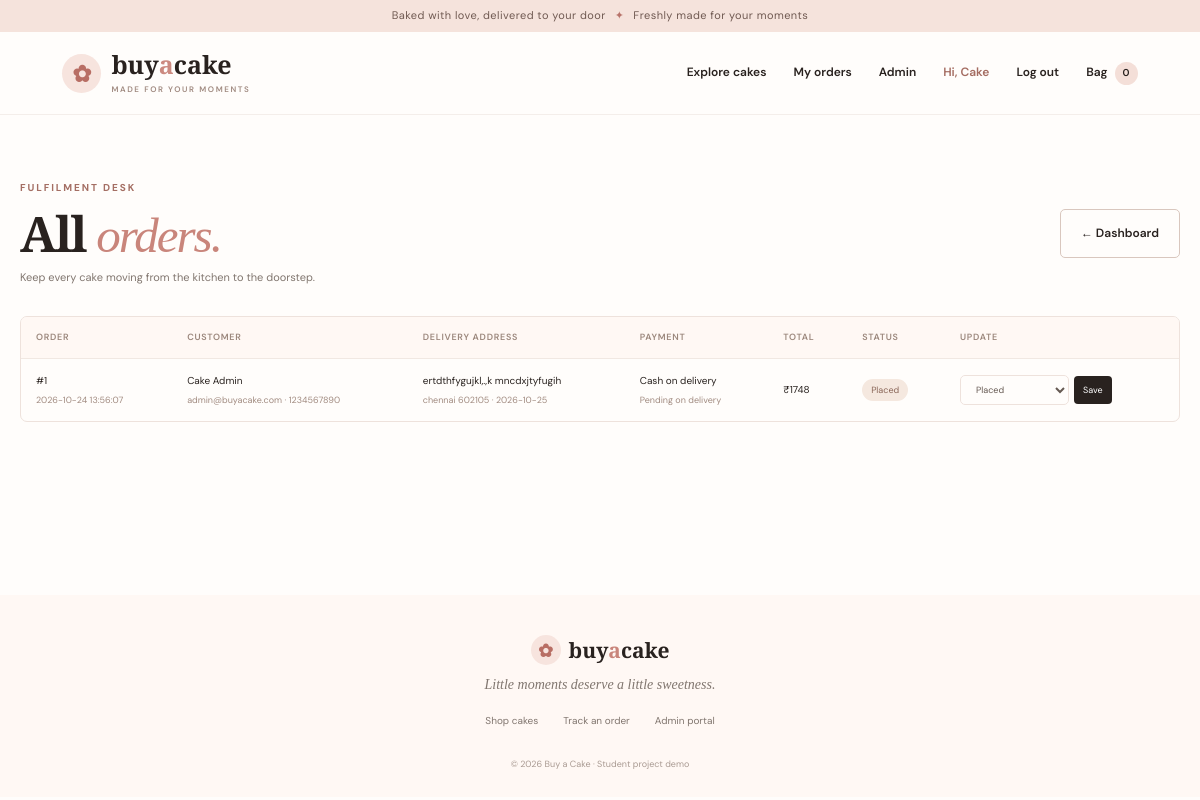
Page /admin/orders (signed in) on the committed database.
### tables this page shows
CREATE TABLE users(id INTEGER PRIMARY KEY AUTOINCREMENT, name TEXT NOT NULL, email TEXT UNIQUE NOT NULL, password TEXT NOT NULL, role TEXT NOT NULL DEFAULT 'customer');

CREATE TABLE orders(id INTEGER PRIMARY KEY AUTOINCREMENT, user_id INTEGER NOT NULL, customer_name TEXT NOT NULL, email TEXT NOT NULL, phone TEXT NOT NULL, address TEXT NOT NULL, city TEXT NOT NULL, postal_code TEXT NOT NULL, delivery_date TEXT NOT NULL, message TEXT, payment_method TEXT NOT NULL, payment_status TEXT NOT NULL, status TEXT NOT NULL DEFAULT 'Placed', total REAL NOT NULL, created_at TEXT NOT NULL, FOREIGN KEY(user_id) REFERENCES users(id));

### app.py (the view)
@app.route('/admin/orders')
@admin_required
def admin_orders():
    with db() as c: orders=c.execute('SELECT * FROM orders ORDER BY id DESC').fetchall()
    return render_template('admin_orders.html',orders=orders)

### app.py (called while the page is built)
def db():
    conn = sqlite3.connect(DB_PATH)
    conn.row_factory = sqlite3.Row
    conn.execute('PRAGMA foreign_keys = ON')
    return conn

def current_user():
    if 'user_id' not in session: return None
    with db() as c: return c.execute('SELECT * FROM users WHERE id=?', (session['user_id'],)).fetchone()

def admin_required(fn):
    @wraps(fn)
    def wrapper(*args, **kwargs):
        u=current_user()
        if not u or u['role']!='admin': abort(403)
        return fn(*args, **kwargs)
    return wrapper

@app.context_processor
def inject_globals():
    return {'user': current_user(), 'cart_count': sum(int(x.get('quantity',1)) for x in session.get('cart',[])), 'currency': '₹', 'today': datetime.now().strftime('%Y-%m-%d')}

### templates/admin_orders.html
{% extends 'base.html' %}{% block title %}Manage orders{% endblock %}{% block content %}<section class="page-wrap admin-wrap"><div class="admin-heading"><div><div class="eyebrow">FULFILMENT DESK</div><h1 class="page-title">All <em>orders.</em></h1><p>Keep every cake moving from the kitchen to the doorstep.</p></div><a class="btn btn-outline" href="{{ url_for('admin_dashboard') }}">← Dashboard</a></div><div class="admin-table-wrap"><div class="table-scroll"><table><thead><tr><th>Order</th><th>Customer</th><th>Delivery address</th><th>Payment</th><th>Total</th><th>Status</th><th>Update</th></tr></thead><tbody>{% for o in orders %}<tr><td>#{{ o.id }}<small>{{ o.created_at }}</small></td><td>{{ o.customer_name }}<small>{{ o.email }} · {{ o.phone }}</small></td><td>{{ o.address }}<small>{{ o.city }} {{ o.postal_code }} · {{ o.delivery_date }}</small></td><td>{{ o.payment_method }}<small>{{ o.payment_status }}</small></td><td>₹{{ '%.0f'|format(o.total) }}</td><td><span class="status-pill">{{ o.status }}</span></td><td><form class="status-form" method="post" action="{{ url_for('update_order_status',order_id=o.id) }}"><select name="status">{% for s in ['Placed','Confirmed','Preparing','Out for delivery','Delivered','Cancelled'] %}<option {% if o.status==s %}selected{% endif %}>{{ s }}</option>{% endfor %}</select><button class="mini-btn">Save</button></form></td></tr>{% else %}<tr><td colspan="7">No orders placed yet.</td></tr>{% endfor %}</tbody></table></div></div></section>{% endblock %}

### templates/base.html (shortened to what this page needs)
<!doctype html><html lang="en"><head><link rel="stylesheet" href="{{ url_for('static', filename='style.css') }}"></head><body><div class="topline">Baked with love, delivered to your door <span>✦</span> Freshly made for your moments</div><header class="site-header"><a class="brand" href="{{ url_for('home') }}"><span class="brand-icon">✿</span><span>buy<span class="brand-accent">a</span>cake<small>MADE FOR YOUR MOMENTS</small></span></a><nav><a href="{{ url_for('home') }}">Explore cakes</a>{% if user %}<a href="{{ url_for('my_orders') }}">My orders</a>{% if user['role']=='admin' %}<a href="{{ url_for('admin_dashboard') }}">Admin</a>{% endif %}<span class="nav-user">Hi, {{ user['name'].split(' ')[0] }}</span><a href="{{ url_for('logout') }}">Log out</a>{% else %}<a href="{{ url_for('login') }}">Log in</a><a class="nav-signup" href="{{ url_for('register') }}">Create account</a>{% endif %}<a class="cart-link" href="{{ url_for('cart') }}">Bag <span>{{ cart_count }}</span></a></nav></header><main>{% block content %}{% endblock %}</main><footer><div class="footer-brand"><span class="brand-icon">✿</span><span>buy<span class="brand-accent">a</span>cake</span></div><p>Little moments deserve a little sweetness.</p><div class="footer-links"><a href="{{ url_for('home') }}">Shop cakes</a><a href="{{ url_for('my_orders') }}">Track an order</a><a href="{{ url_for('admin_dashboard') }}">Admin portal</a></div><small>© 2026 Buy a Cake · Student project demo</small></footer></body></html>

### static/style.css (style rules this page uses)
:root { --ink:#29221f;--muted:#81766f;--pink:#e9a49b;--rose:#f7e4de;--cream:#fff8f4;--line:#eee2dc;--green:#597c63;--serif:'Playfair Display',Georgia,serif;--sans:'DM Sans',Arial,sans-serif }
* { box-sizing:border-box }
html { scroll-behavior:smooth }
body { margin:0;background:#fffdfb;color:var(--ink);font-family:var(--sans);font-size:14px;line-height:1.6 }
a { color:inherit;text-decoration:none }
button,input,select,textarea { font:inherit }
.topline { height:32px;background:#f5e3dc;text-align:center;font-size:11px;letter-spacing:.04em;color:#705a52;display:flex;align-items:center;justify-content:center;gap:9px }
.topline span { color:#b8746b }
.site-header { height:83px;display:flex;align-items:center;justify-content:space-between;padding:0 max(calc((100vw - 1190px)/2),5.2%);border-bottom:1px solid #f4eeea;background:rgba(255,253,251,.96);position:relative;z-index:5 }
.brand { display:flex;align-items:center;gap:10px;font-family:var(--serif);font-size:25px;font-weight:700;line-height:1 }
.brand-icon { display:grid;place-items:center;background:#f7e4de;color:#b86e64;border-radius:50%;width:39px;height:39px;font-size:23px }
.brand-accent { color:#cc8a80 }
.brand small { display:block;font:600 8px var(--sans);letter-spacing:.2em;color:#a08a80;margin-top:7px }
.site-header nav { display:flex;align-items:center;gap:27px;font-size:12px;font-weight:600 }
.nav-user { color:#a46c61 }
.cart-link { display:flex;align-items:center;gap:7px }
.cart-link span { display:grid;place-items:center;background:#f4dfd8;width:23px;height:23px;border-radius:50%;font-size:10px }
main { min-height:60vh }
.eyebrow { font-size:10px;letter-spacing:.19em;font-weight:700;color:#a46e63;display:flex;align-items:center;gap:9px }
.hero h1,.auth-art h2,.section-heading h2,.bottom-banner h2,.detail-copy h1,.auth-panel h1,.page-title,.confirmation h1 { font:600 clamp(42px,5.2vw,65px)/1.12 var(--serif);letter-spacing:-.04em;margin:22px 0 18px }
.hero h1 em,.section-heading h2 em,.detail-copy h1 em,.page-title em,.confirmation h1 em,.auth-art h2 em { font-weight:500;color:#c9857b }
.btn { border:0;display:inline-flex;align-items:center;justify-content:center;gap:18px;padding:14px 20px;border-radius:5px;font-weight:600;font-size:12px;cursor:pointer;transition:transform .2s,background .2s }
.btn-outline { border:1px solid #d9c7be;background:transparent }
.filters select,.status-form select { height:41px;border:1px solid var(--line);border-radius:5px;background:#fffdfb;color:#655952;padding:0 11px;font-size:11px;max-width:155px }
.site-footer,footer { padding:40px 20px 24px;text-align:center;background:#fff8f4;color:var(--muted) }
.footer-brand { display:flex;align-items:center;justify-content:center;gap:8px;font:700 21px var(--serif);color:var(--ink) }
.footer-brand .brand-icon { width:30px;height:30px;font-size:18px }
.footer-brand .brand-accent { color:#c9857b }
footer>p { font:italic 14px var(--serif);margin:12px 0 20px }
.footer-links { display:flex;justify-content:center;gap:25px;font-size:10px;margin-bottom:22px }
footer>small { font-size:9px;color:#a99a92 }
.breadcrumbs,.page-wrap { max-width:1150px;margin:0 auto;padding-left:20px;padding-right:20px }
.page-wrap { padding-top:65px;padding-bottom:85px }
.page-title { font-size:49px;margin:10px 0 28px }
.status-pill { display:inline-flex;align-items:center;background:#f5e8df;color:#8a6658;border-radius:20px;padding:4px 9px;font-size:9px;white-space:nowrap }
.admin-wrap { max-width:1250px }
.admin-heading { display:flex;justify-content:space-between;align-items:center;gap:20px;margin-bottom:30px }
.admin-heading .page-title { margin-bottom:5px }
.admin-heading p { color:var(--muted);font-size:11px;margin:0 }
.admin-table-wrap { border:1px solid var(--line);border-radius:7px;overflow:hidden }
.table-scroll { overflow-x:auto }
table { width:100%;border-collapse:collapse;text-align:left;white-space:nowrap }
th { font-size:9px;letter-spacing:.08em;text-transform:uppercase;color:#9b877c;background:#fff8f4;padding:13px 15px;font-weight:600 }
td { font-size:10px;padding:14px 15px;border-top:1px solid #f1e8e2 }
td small { display:block;color:#a18b80;font-size:9px;margin-top:4px;max-width:180px;overflow:hidden;text-overflow:ellipsis }
.status-form { display:flex;align-items:center;gap:5px }
.status-form select { height:30px;font-size:9px;max-width:130px }
.mini-btn { background:var(--ink);color:white;border:0;border-radius:4px;padding:7px 9px;font-size:9px;cursor:pointer }

### rows in the picture
users: name "Cake"
orders: id "1", created_at "2026-10-24 13:56:07", customer_name "Cake Admin", email "admin@buyacake.com", phone "1234567890", address "ertdthfygujkl,.,k mncdxjtyfugih", city "chennai", postal_code "602105", delivery_date "2026-10-25", payment_method "Cash on delivery", payment_status "Pending on delivery", total "1748", status "Placed"

### other values in the picture
{{ cart_count }} "0"
